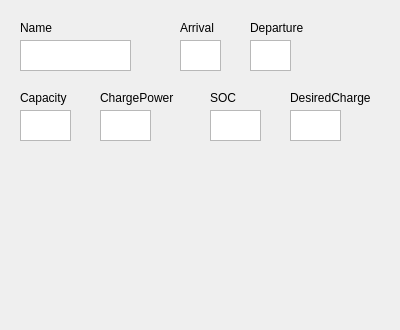
<?xml version="1.0" encoding="UTF-8"?>
<ui version="4.0">
 <class>vehicleWidget</class>
 <widget class="QWidget" name="vehicleWidget">
  <property name="geometry">
   <rect>
    <x>0</x>
    <y>0</y>
    <width>400</width>
    <height>330</height>
   </rect>
  </property>
  <property name="windowTitle">
   <string>Form</string>
  </property>
  <widget class="QFrame" name="frame">
   <property name="geometry">
    <rect>
     <x>-10</x>
     <y>-10</y>
     <width>431</width>
     <height>351</height>
    </rect>
   </property>
   <property name="frameShape">
    <enum>QFrame::StyledPanel</enum>
   </property>
   <property name="frameShadow">
    <enum>QFrame::Raised</enum>
   </property>
   <widget class="QTextEdit" name="nameTextEdit">
    <property name="geometry">
     <rect>
      <x>30</x>
      <y>50</y>
      <width>111</width>
      <height>31</height>
     </rect>
    </property>
   </widget>
   <widget class="QLabel" name="nameLabel">
    <property name="geometry">
     <rect>
      <x>30</x>
      <y>30</y>
      <width>49</width>
      <height>16</height>
     </rect>
    </property>
    <property name="text">
     <string>Name</string>
    </property>
   </widget>
   <widget class="QTextEdit" name="arrivalTextEdit">
    <property name="geometry">
     <rect>
      <x>190</x>
      <y>50</y>
      <width>41</width>
      <height>31</height>
     </rect>
    </property>
   </widget>
   <widget class="QLabel" name="arrivalLabel">
    <property name="geometry">
     <rect>
      <x>190</x>
      <y>30</y>
      <width>49</width>
      <height>16</height>
     </rect>
    </property>
    <property name="text">
     <string>Arrival</string>
    </property>
   </widget>
   <widget class="QLabel" name="departureLabel">
    <property name="geometry">
     <rect>
      <x>260</x>
      <y>30</y>
      <width>61</width>
      <height>16</height>
     </rect>
    </property>
    <property name="text">
     <string>Departure</string>
    </property>
   </widget>
   <widget class="QTextEdit" name="textEdit_3">
    <property name="geometry">
     <rect>
      <x>260</x>
      <y>50</y>
      <width>41</width>
      <height>31</height>
     </rect>
    </property>
   </widget>
   <widget class="QLabel" name="capacityLabel">
    <property name="geometry">
     <rect>
      <x>30</x>
      <y>100</y>
      <width>49</width>
      <height>16</height>
     </rect>
    </property>
    <property name="text">
     <string>Capacity</string>
    </property>
   </widget>
   <widget class="QTextEdit" name="capacityTextEdit">
    <property name="geometry">
     <rect>
      <x>30</x>
      <y>120</y>
      <width>51</width>
      <height>31</height>
     </rect>
    </property>
   </widget>
   <widget class="QLabel" name="chargePowerLabel">
    <property name="geometry">
     <rect>
      <x>110</x>
      <y>100</y>
      <width>81</width>
      <height>16</height>
     </rect>
    </property>
    <property name="text">
     <string>ChargePower</string>
    </property>
   </widget>
   <widget class="QTextEdit" name="capacityTextEdit_2">
    <property name="geometry">
     <rect>
      <x>110</x>
      <y>120</y>
      <width>51</width>
      <height>31</height>
     </rect>
    </property>
   </widget>
   <widget class="QTextEdit" name="capacityTextEdit_3">
    <property name="geometry">
     <rect>
      <x>220</x>
      <y>120</y>
      <width>51</width>
      <height>31</height>
     </rect>
    </property>
   </widget>
   <widget class="QLabel" name="SOCLabel">
    <property name="geometry">
     <rect>
      <x>220</x>
      <y>100</y>
      <width>49</width>
      <height>16</height>
     </rect>
    </property>
    <property name="text">
     <string>SOC</string>
    </property>
   </widget>
   <widget class="QTextEdit" name="capacityTextEdit_4">
    <property name="geometry">
     <rect>
      <x>300</x>
      <y>120</y>
      <width>51</width>
      <height>31</height>
     </rect>
    </property>
   </widget>
   <widget class="QLabel" name="desiredChargeLabel">
    <property name="geometry">
     <rect>
      <x>300</x>
      <y>100</y>
      <width>81</width>
      <height>16</height>
     </rect>
    </property>
    <property name="text">
     <string>DesiredCharge</string>
    </property>
   </widget>
  </widget>
 </widget>
 <resources/>
 <connections/>
</ui>
